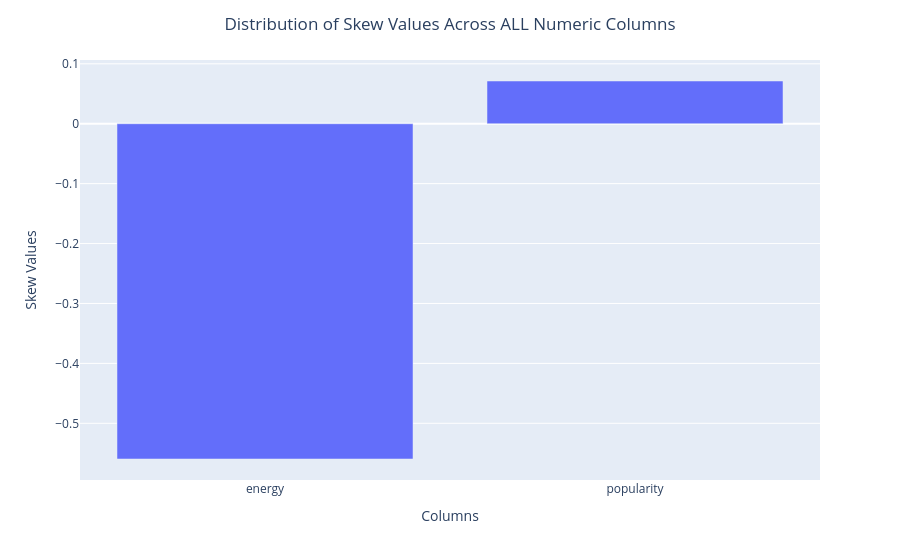

The code cell stored with this chart in its notebook:
### Markdown cell above
# Check Relevant Data Distributions Between Energy And Popularity

Look at:

- Skew
- Kurtosis
- Q-Q plot
- Correlations

### Code cell
#get skew and kurtosis and Q-Q plots for energy and popularity columns

#get data minus duplicates
dfSpotify_DataSet_Temp = dfSpotify_DataSet_Work.sort_values(by="popularity", ascending=False).drop_duplicates(
    subset=["artists","album_name","track_name"], keep="first")

#only need energy and popularity columns for skew and kurtosis
dfSpotify_DataSet_Temp = dfSpotify_DataSet_Temp[["energy","popularity"]]

modETL.funcGetColumnSkew(dfSpotify_DataSet_Temp)

### Figure 1 — Plotly figure (JSON) as saved in the notebook; plotly's stock layout.template omitted (floating-point values rounded to 4 significant figures)
{"data": [{"alignmentgroup": "True", "hovertemplate": "Column=%{x}<br>Skew=%{y}<extra></extra>", "legendgroup": "", "marker": {"color": "#636efa", "pattern": {"shape": ""}}, "name": "", "offsetgroup": "", "orientation": "v", "showlegend": false, "textposition": "auto", "type": "bar", "x": ["energy", "popularity"], "xaxis": "x", "y": [-0.5596, 0.07132], "yaxis": "y"}], "layout": {"barmode": "relative", "legend": {"tracegroupgap": 0}, "margin": {"t": 60}, "title": {"text": "Distribution of Skew Values Across ALL Numeric Columns", "x": 0.5}, "xaxis": {"anchor": "y", "domain": [0, 1], "title": {"text": "Columns"}}, "yaxis": {"anchor": "x", "domain": [0, 1], "title": {"text": "Skew Values"}}}}
